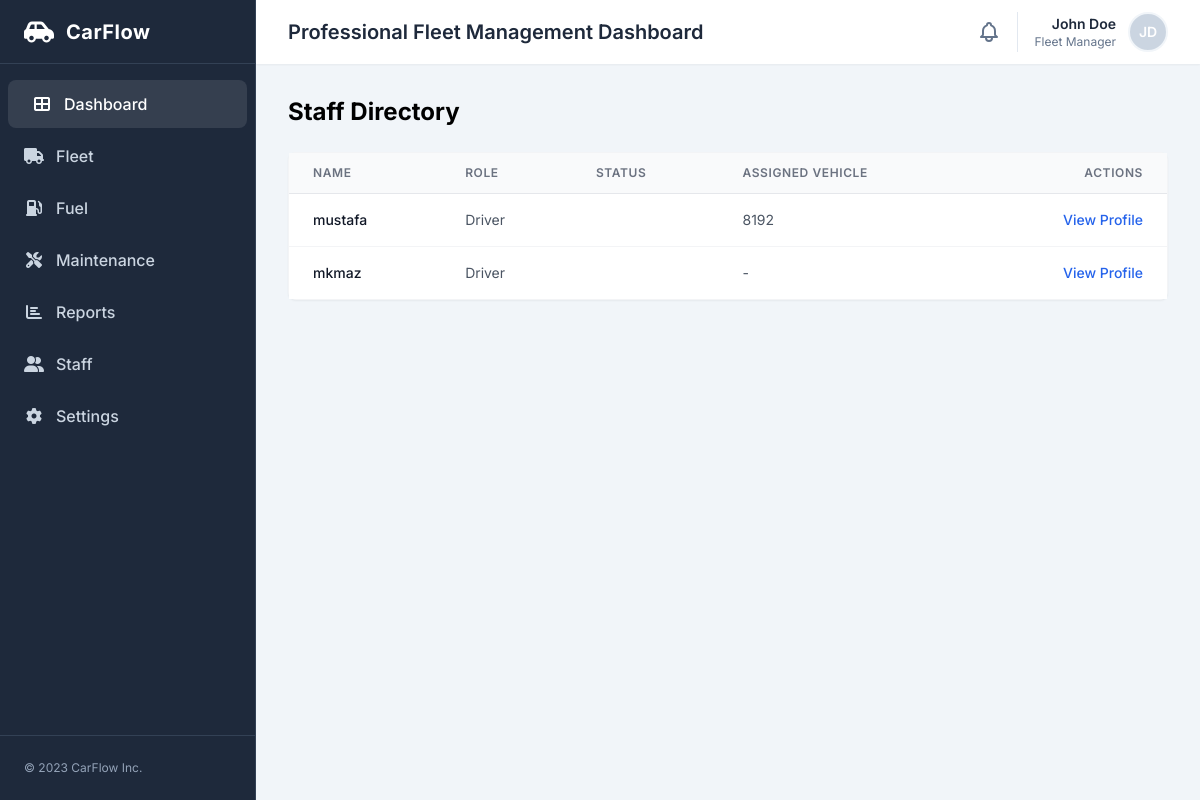
The page /staff/ (signed in) on the database its author committed.
### staff/models.py (models this page shows, shortened)
class Employee(models.Model):
    ROLE_CHOICES = [
        ("driver", "Driver"),
        ("staff", "Staff"),
        ("manager", "Manager"),
    ]
    user = models.OneToOneField(
        settings.AUTH_USER_MODEL,
        on_delete=models.CASCADE
    )
    role = models.CharField(
        max_length=20,
        choices=ROLE_CHOICES,
        default="staff"
    )
    phone = models.CharField(max_length=20, blank=True)
    photo = models.ImageField(
        upload_to="employee_photos/",
        null=True,
        blank=True
    )
    created_at = models.DateTimeField(auto_now_add=True)

### fleet/models.py (models this page shows, shortened)
class Car(models.Model):
    STATUS_CHOICES = [
        ("available", "Available"),
        ("assigned", "Assigned"),
        ("maintenance", "Maintenance"),
        ("inactive", "Inactive"),
    ]
    VEHICLE_TYPE_CHOICES = [
        ("Sedan", "Sedan"),
        ("Reefer Van", "Chiller Van"),
        ("Reefer Truck", "Reefer Truck"),
        ("Reefer Pickup", "Reefer Pickup"),
    ]
    plate_number = models.CharField(max_length=20, unique=True, db_index=True)
    brand = models.CharField(max_length=100, default='Unknown')
    vehicle_type = models.CharField(max_length=100, choices=VEHICLE_TYPE_CHOICES, verbose_name="Vehicle Type", default="Sedan")
    year = models.PositiveIntegerField()
    vin = models.CharField(max_length=64, blank=True)
    status = models.CharField(
        max_length=20,
        choices=STATUS_CHOICES,
        default="available",
        db_index=True,
    )
    region = models.ForeignKey(
        "accounts.Region",
        on_delete=models.SET_NULL,
        null=True,
        blank=True,
        related_name="cars",
    )
    notes = models.TextField(blank=True)
    created_at = models.DateTimeField(auto_now_add=True)
    class Meta:
        ordering = ["plate_number"]

### staff/views.py (the view)
# urls.py: path("", views.staff_list, name="list"),
@login_required
def staff_list(request):
    employees = Employee.objects.select_related("user").all()
    user_ids = [e.user_id for e in employees]
    assignments = (
        DriverAssignment.objects.filter(active=True, driver_id__in=user_ids)
        .select_related("car", "driver")
    )
    assigned_by_user = {a.driver_id: a.car for a in assignments}
    for e in employees:
        e.assigned_car = assigned_by_user.get(e.user_id)
    context = {"employees": employees}
    return render(request, "staff/staff_list.html", context)

### staff/templates/staff/staff_list.html (shortened to what this page needs)
{% extends "base.html" %}
{% block content %}
<div class="flex items-center justify-between">
  <h1 class="text-2xl font-bold">Staff Directory</h1>
</div>
<div class="mt-6 bg-white rounded-lg shadow-sm border border-gray-100">
  <div class="overflow-x-auto">
    <table class="min-w-full divide-y divide-gray-200">
      <thead class="bg-gray-50 border-b border-gray-200">
        <tr>
          <th class="px-6 py-3 text-left text-xs font-semibold text-gray-500 uppercase tracking-wider">Name</th>
          <th class="px-6 py-3 text-left text-xs font-semibold text-gray-500 uppercase tracking-wider">Role</th>
          <th class="px-6 py-3 text-left text-xs font-semibold text-gray-500 uppercase tracking-wider">Status</th>
          <th class="px-6 py-3 text-left text-xs font-semibold text-gray-500 uppercase tracking-wider">Assigned Vehicle</th>
          <th class="px-6 py-3 text-right text-xs font-semibold text-gray-500 uppercase tracking-wider">Actions</th>
        </tr>
      </thead>
      <tbody class="bg-white divide-y divide-gray-200">
        {% for e in employees %}
        <tr class="hover:bg-gray-50 transition-colors border-b border-gray-100">
          <td class="px-6 py-4 whitespace-nowrap">
            <div class="text-sm font-medium text-gray-900">{{ e.user.get_full_name|default:e.user.username }}</div>
          </td>
          <td class="px-6 py-4 whitespace-nowrap text-sm text-gray-600 capitalize">{{ e.role }}</td>
          <td class="px-6 py-4 whitespace-nowrap text-sm text-gray-600 capitalize">{{ e.status }}</td>
          <td class="px-6 py-4 whitespace-nowrap text-sm text-gray-600">{{ e.assigned_car.plate_number|default:"-" }}</td>
          <td class="px-6 py-4 whitespace-nowrap text-right text-sm font-medium">
            <a class="text-blue-600 hover:text-blue-900" href="{% url 'staff:profile' e.id %}">View Profile</a>
          </td>
        </tr>
        {% empty %}
        <tr><td class="px-6 py-4" colspan="5">No employees</td></tr>
        {% endfor %}
      </tbody>
    </table>
  </div>
</div>
{% endblock %}

### templates/base.html (style rules this page uses)
body { font-family:'Inter',sans-serif;background-color:#f3f4f6 }

### rows shown on the page
Employee: user.get_full_name "mustafa", role "Driver", assigned_car.plate_number "8192"
Employee: user.get_full_name "mkmaz", role "Driver", assigned_car.plate_number "-"
